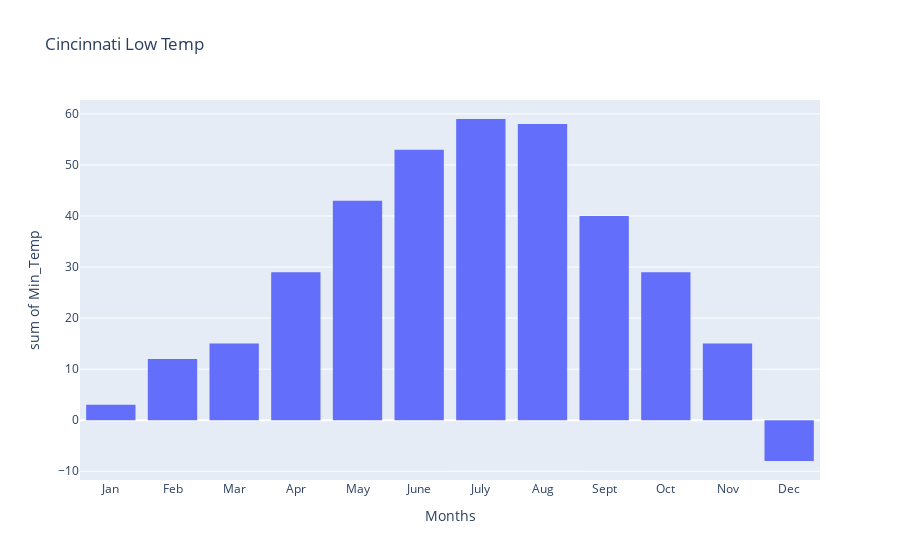

The notebook cell saved with this chart:
### Code cell
px.histogram(Cinci_Monthly_Low, x='Months', y='Min_Temp', title='Cincinnati Low Temp', nbins=14)

### Figure 1 — Plotly figure (JSON) as saved in the notebook; plotly's stock layout.template omitted (floating-point values rounded to 4 significant figures)
{"data": [{"alignmentgroup": "True", "bingroup": "x", "histfunc": "sum", "hovertemplate": "Months=%{x}<br>sum of Min_Temp=%{y}<extra></extra>", "legendgroup": "", "marker": {"color": "#636efa", "pattern": {"shape": ""}}, "name": "", "nbinsx": 14, "offsetgroup": "", "orientation": "v", "showlegend": false, "type": "histogram", "x": ["Jan", "Feb", "Mar", "Apr", "May", "June", "July", "Aug", "Sept", "Oct", "Nov", "Dec"], "xaxis": "x", "y": [3, 12, 15, 29, 43, 53, 59, 58, 40, 29, 15, -8], "yaxis": "y"}], "layout": {"barmode": "relative", "legend": {"tracegroupgap": 0}, "title": {"text": "Cincinnati Low Temp"}, "xaxis": {"anchor": "y", "domain": [0, 1], "title": {"text": "Months"}}, "yaxis": {"anchor": "x", "domain": [0, 1], "title": {"text": "sum of Min_Temp"}}}}
